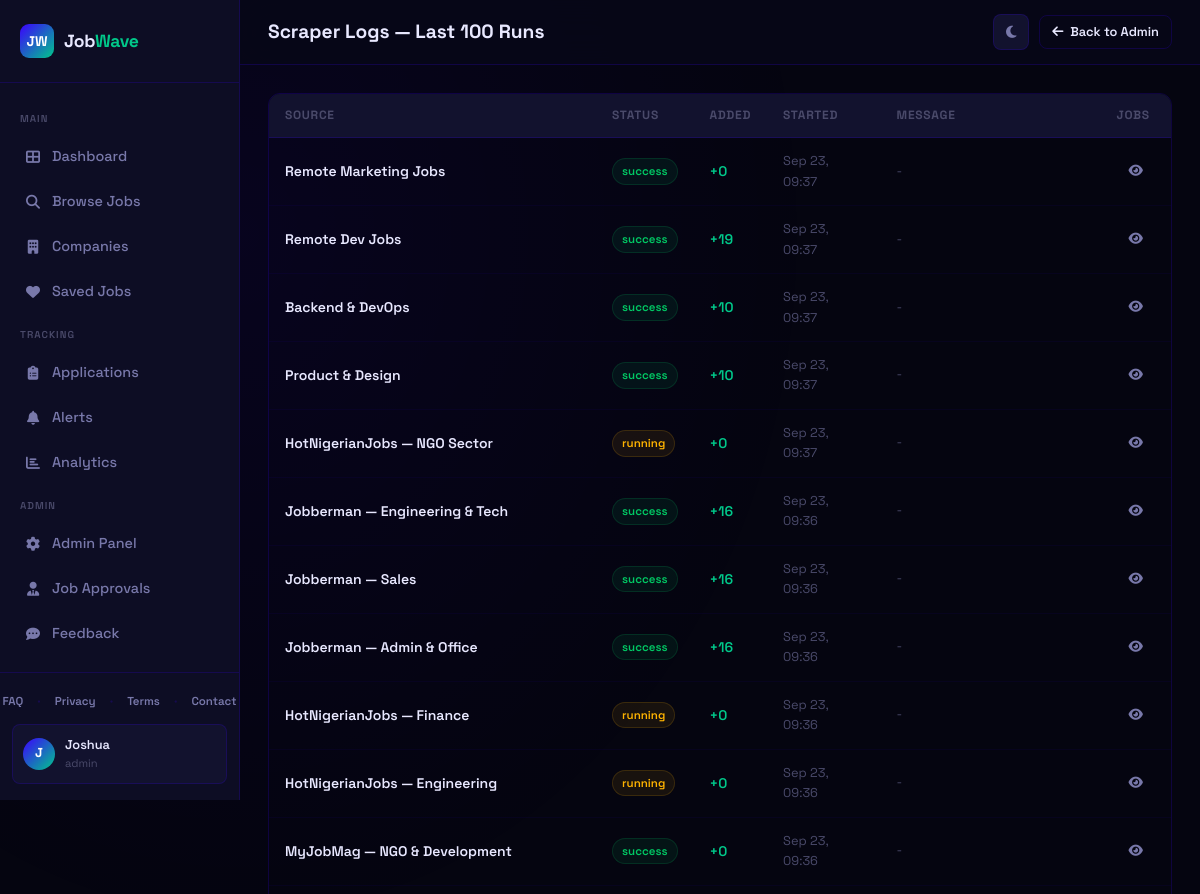
Before: /admin/logs (signed in, upper part) with the older database file.
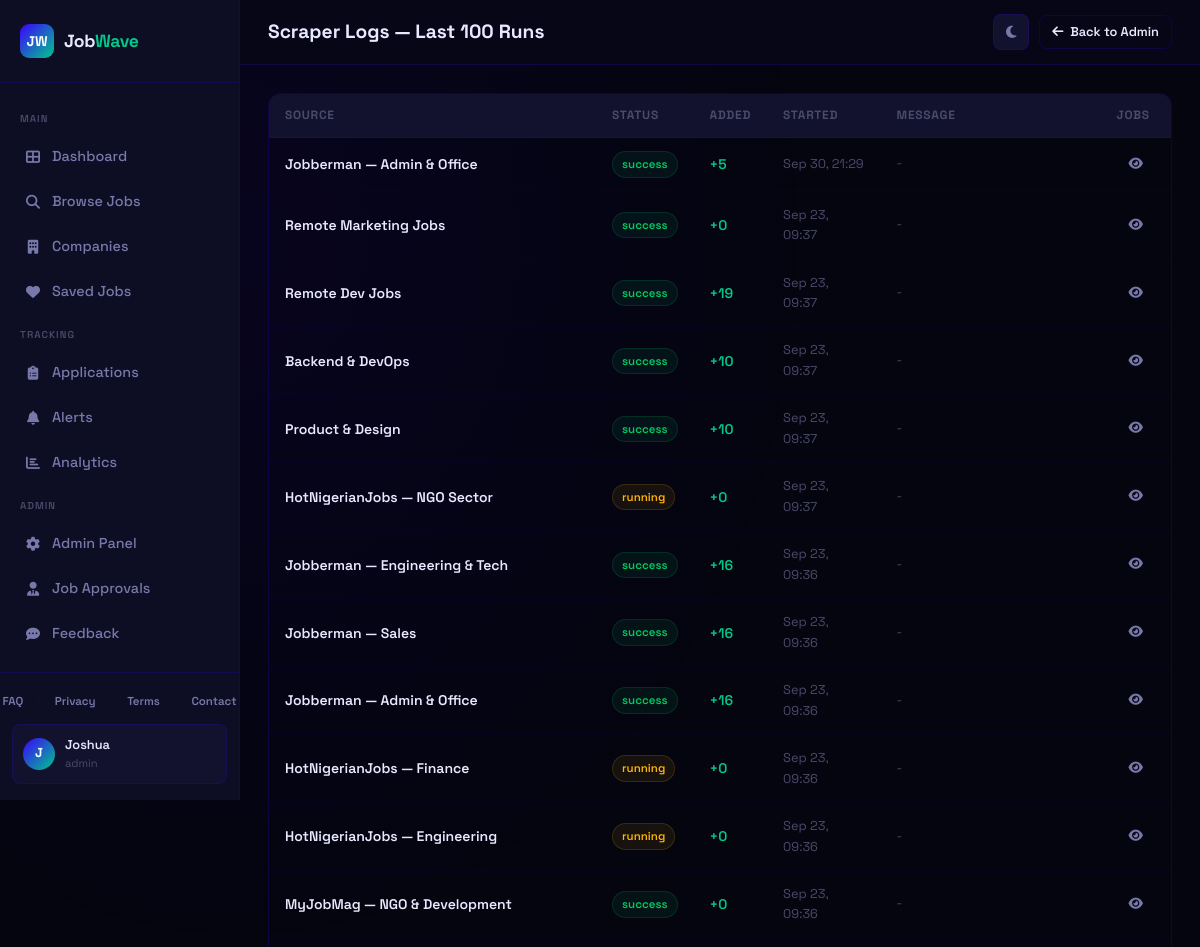
After: the same page with the newer database file.
### app.py (models this page shows)
class ScraperLog(db.Model):
    id = db.Column(db.Integer, primary_key=True)
    source = db.Column(db.String(100))
    status = db.Column(db.String(20))   # success | failed | running
    jobs_found = db.Column(db.Integer, default=0)
    jobs_added = db.Column(db.Integer, default=0)
    message = db.Column(db.Text)
    started_at = db.Column(db.DateTime, default=datetime.utcnow)
    ended_at = db.Column(db.DateTime)

### app.py (the view)
@app.route('/admin/logs')
@login_required
@admin_required
def all_scraper_logs():
    logs = ScraperLog.query.order_by(ScraperLog.started_at.desc()).limit(100).all()
    return render_template('all_logs.html', logs=logs)

### app.py (called while the page is built)
@login_manager.user_loader
def load_user(user_id):
    return User.query.get(int(user_id))

def admin_required(f):
    @wraps(f)
    def decorated(*args, **kwargs):
        if not current_user.is_authenticated or current_user.role != 'admin':
            flash('Admin access required.', 'error')
            return redirect(url_for('dashboard'))
        return f(*args, **kwargs)
    return decorated

@app.before_request
def enforce_onboarding():
    if not current_user.is_authenticated:
        return
    if request.endpoint in PUBLIC_ENDPOINTS or request.endpoint is None:
        return
    if request.endpoint.startswith('static'):
        return
    if current_user.role not in ('user', 'employer', 'admin'):
        return redirect(url_for('choose_account_type'))

    @property
    def is_authenticated(self): return True

### templates/all_logs.html (shortened to what this page needs)
{% extends 'base.html' %}
{% block page_title %}Scraper Logs — Last 100 Runs{% endblock %}
{% block topbar_actions %}
<a href="{{ url_for('admin') }}" class="btn btn-outline btn-sm"><i class="fa-solid fa-arrow-left"></i> Back to Admin</a>
{% endblock %}
{% block content %}
{% if logs %}
<div class="table-wrap">
  <table>
    <thead>
      <tr>
        <th>Source</th>
        <th>Status</th>
        <th>Added</th>
        <th>Started</th>
        <th class="hide-mobile">Message</th>
        <th>Jobs</th>
      </tr>
    </thead>
    <tbody>
      {% for log in logs %}
      <tr style="cursor:pointer;" onclick="window.location='/admin/log/{{ log.id }}/jobs'">
        <td style="font-weight:600;">{{ log.source }}</td>
        <td>
          <span class="badge {% if log.status == 'success' %}badge-green{% elif log.status == 'failed' %}badge-red{% else %}badge-amber{% endif %}">
            {{ log.status }}
          </span>
        </td>
        <td style="color:var(--mint);font-weight:600;">+{{ log.jobs_added }}</td>
        <td style="color:var(--text-muted);font-size:0.8rem;">{{ log.started_at.strftime('%b %d, %H:%M') }}</td>
        <td class="hide-mobile" style="font-size:0.78rem;color:var(--text-muted);max-width:220px;overflow:hidden;text-overflow:ellipsis;white-space:nowrap;">{{ log.message or '-' }}</td>
        <td>
          <a href="/admin/log/{{ log.id }}/jobs" class="btn btn-ghost btn-sm" onclick="event.stopPropagation()"><i class="fa-solid fa-eye"></i></a>
        </td>
      </tr>
      {% endfor %}
    </tbody>
  </table>
</div>
{% else %}
<div class="empty-state">
  <div class="empty-icon"><i class="fa-solid fa-clipboard-list" style="font-size:48px;opacity:0.3;"></i></div>
  <h3>No scraper runs yet</h3>
</div>
{% endif %}
{% endblock %}

Changed rows visible on the page:
added ScraperLog: source "Jobberman — Admin & Office", status "success", jobs_added "5", started_at "Sep 30, 21:29", message "-"
